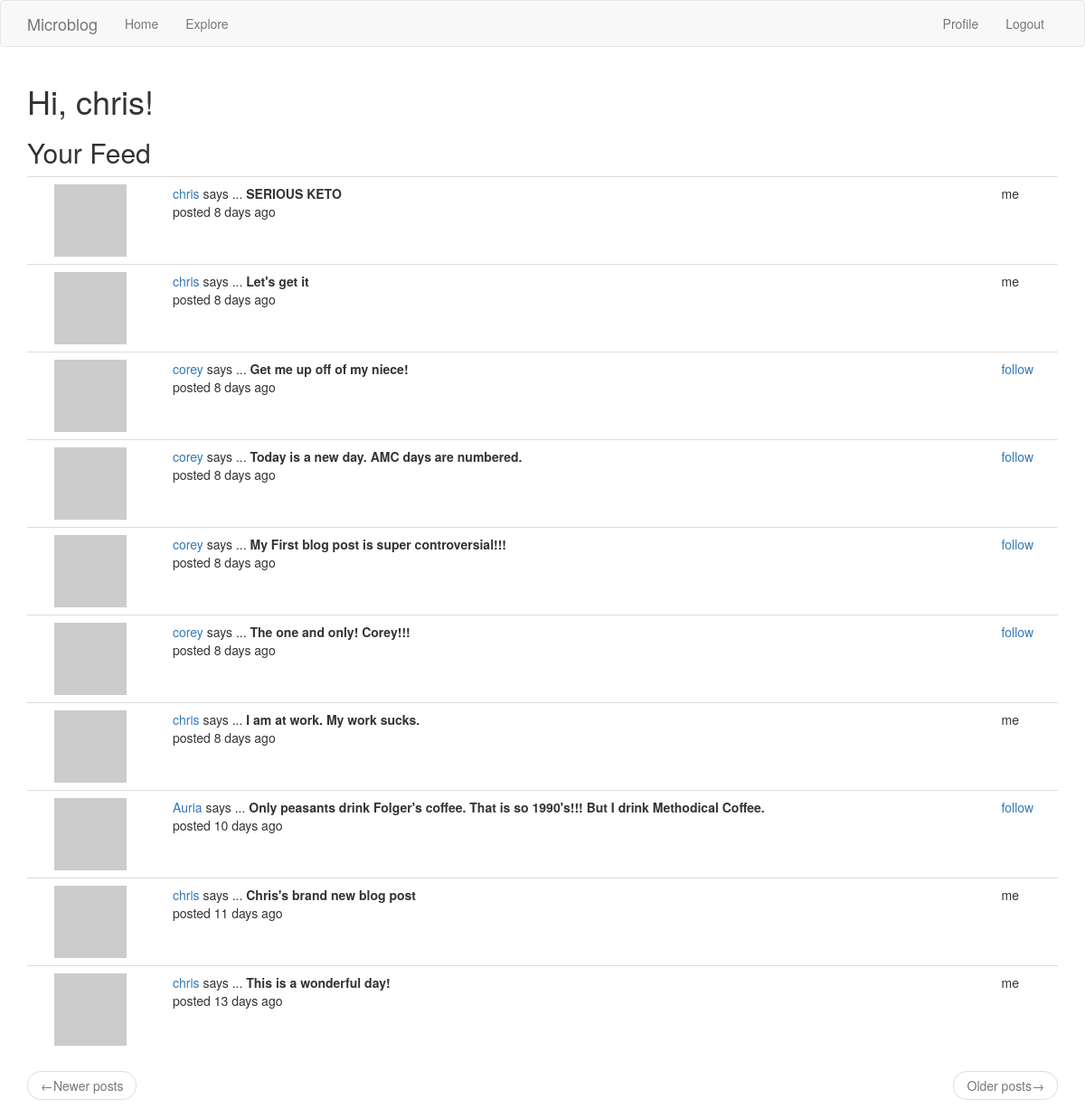
Page /explore (signed in) on the committed database.
### microblog_app/models.py (models this page shows, shortened)
class User(UserMixin, db.Model): # UserMixin makes model compatible with flask-login
    id = db.Column(db.Integer, primary_key=True)  # flask login writes User.id to session
    username = db.Column(db.String(64), index=True, unique=True)
    email = db.Column(db.String(120), index=True, unique=True)
    password_hash = db.Column(db.String(128))
    posts = db.relationship('Post', backref='author', lazy='dynamic')
    about_me = db.Column(db.String(140))
    last_visited = db.Column(db.DateTime, default=datetime.utcnow())
    followed = db.relationship(
        'User', secondary=followers,
        primaryjoin=(followers.c.follower_id == id),
        secondaryjoin=(followers.c.followed_id == id),
        backref=db.backref('followers', lazy='dynamic'),
        lazy='dynamic'
    )
    def pull_avatar(self, size):
        digest = md5(self.email.lower().encode('utf-8')).hexdigest()
        return f"https://www.gravatar.com/avatar/{digest}?d=identicon&s={size}"
    def timestamp_on_request(self):  # time stamp to update last_visited in db upon request of any page
        self.last_visited = datetime.utcnow()
        db.session.commit()
    def is_following(self, user):
        return self.followed.filter(followers.c.followed_id == user.id).count() > 0

class Post(db.Model):
    id = db.Column(db.Integer, primary_key=True)
    body = db.Column(db.String(140))
    timestamp = db.Column(db.DateTime, index=True, default=datetime.utcnow)  # passing a function
    user_id = db.Column(db.Integer, db.ForeignKey('user.id'))  # uses relationship

### microblog_app/routes.py (the view)
@app.route(URLRoute.explore)
@login_required
def explore():
    page = request.args.get('page', 1, type=int)
    posts = Post.query.order_by(Post.timestamp.desc()).paginate(
        page, app.config['POSTS_PER_PAGE'], False
    )
    next_page = url_for('explore', page=posts.next_num) if posts.has_next else None
    prev_page = url_for('explore', page=posts.prev_num) if posts.has_prev else None
    return render_template("index.html", title="explore", blog_form=None, posts=posts.items,
                           next_page=next_page, prev_page=prev_page)

### microblog_app/models.py (called while the page is built)
@login.user_loader
def load_user(id):
    return User.query.get(int(id))

### microblog_app/routes.py (called while the page is built)
@app.before_request  # applies to all routes in the application
def before_request():
    if current_user.is_authenticated:
        current_user.timestamp_on_request()

### microblog_app/templates/index.html (shortened to what this page needs)
{% extends "base.html" %}
{% import "bootstrap/wtf.html" as wtf %}
{% block app_content %}
    <h1>Hi, {{ current_user.username }}!</h1>
    <h2>Your Feed</h2>
        {% include "_posts.html" %}
{% endblock %}

### microblog_app/templates/_posts.html (shortened to what this page needs)
{% if posts %}
    <table class="table table-hover">
    {% for post in posts %}
            <td valign="top">
                <td><img src="{{ post.author.pull_avatar(36) }}"></td>
                <td>
                    <a href="{{ url_for('user', username=post.author.username) }}">
                        {{ post.author.username }}
                    </a>
                    says ...
                    <b>{{ post.body }}</b><br>
                    posted {{ moment(post.timestamp.date()).fromNow() }}
                </td>
                <td>
                {% if current_user.username == post.author.username %}
                    <p>me</p>
                {% elif current_user.is_following(post.author) %}
                    <a href="{{ url_for('unfollow', username=post.author.username) }}">unfollow</a>
                {% elif not current_user.is_following(post.author) %}
                    <a href="{{ url_for('follow', username=post.author.username) }}">follow</a>
                {% endif %}
                </td>
    {% endfor %}
    </table>
    <nav aria-label="...">
        <ul class="pager">
            <li class="previous {% if not prev_page %} disabled {% endif %}">
                <a href="{{ prev_page or '#' }}">
                    <span aria-hidden="true">&larr;</span>Newer posts
                </a>
            </li>
            <li class="next {% if not prev_page %} disabled {% endif %}">
                <a href="{{ next_page or '#' }}">
                    Older posts<span aria-hidden="true">&rarr;</span>
                </a>
            </li>
        </ul>
    </nav>
{% else %}
    <p>No blog posts to show!</p>
{% endif %}

### rows in the picture
User: username "chris"
Post: author.username "chris", body "SERIOUS KETO", timestamp "8 days ago"
Post: author.username "chris", body "Let's get it", timestamp "8 days ago"
Post: author.username "corey", body "Get me up off of my niece!", timestamp "8 days ago"
Post: author.username "corey", body "Today is a new day. AMC days are numbered.", timestamp "8 days ago"
Post: author.username "corey", body "My First blog post is super controversial!!!", timestamp "8 days ago"
Post: author.username "corey", body "The one and only! Corey!!!", timestamp "8 days ago"
Post: author.username "chris", body "I am at work. My work sucks.", timestamp "8 days ago"
Post: author.username "Auria", body "Only peasants drink Folger's coffee. That is so 1990's!!! But I drink Methodical Coffee.", timestamp "10 days ago"
Post: author.username "chris", body "Chris's brand new blog post", timestamp "11 days ago"
Post: author.username "chris", body "This is a wonderful day!", timestamp "13 days ago"
